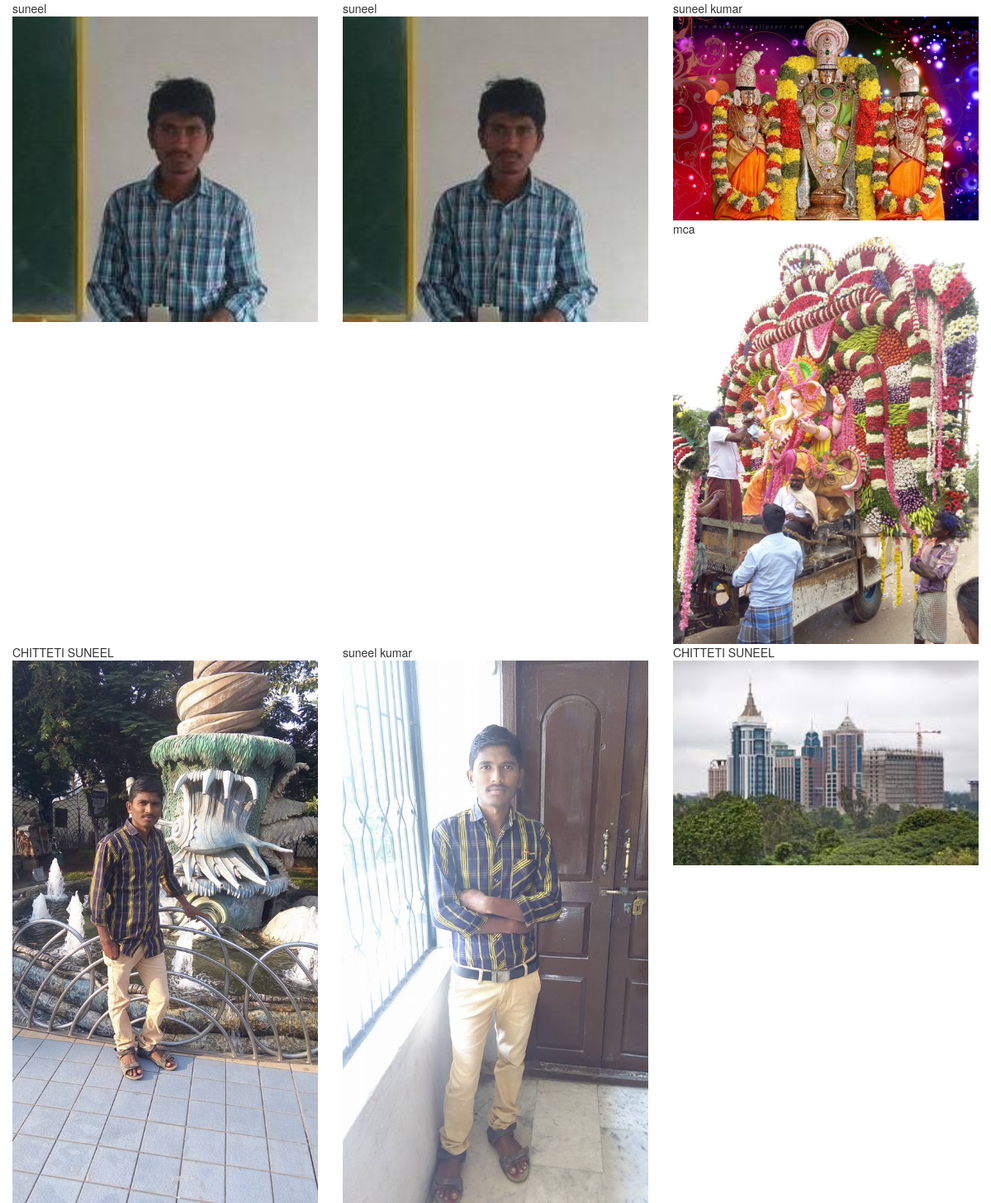
Page /imageapp/hotel_images on the committed database.
### imageapp/models.py (models this page shows)
class Hotel(models.Model):
    name = models.CharField(max_length=50)
    hotel_Main_Img = models.ImageField(upload_to='images/')

### imageapp/views.py (the view)
# urls.py: path('hotel_images', display_hotel_images, name = 'hotel_images'),
def display_hotel_images(request):
    if request.method == 'GET':
        Hotels = Hotel.objects.all()
        return render(request, 'display_hotel_images.html',
                       {'hotel_images': Hotels})

### templates/display_hotel_images.html (shortened to what this page needs)
<!DOCTYPE html>
<html lang="en">
<head>
      <link rel="stylesheet" href="https://maxcdn.bootstrapcdn.com/bootstrap/3.3.7/css/bootstrap.min.css">
</head>
<body>
    {% for hotel in hotel_images %}
            <div class="col-md-4">
                    {{ hotel.name }}
                     <img src="{{ hotel.hotel_Main_Img.url }}" class="img-responsive" style="width: 100%; float: left; margin-right: 10px;" />
            </div>
    {% endfor %}
</body>
</html>

### rows in the picture
Hotel: name "suneel", hotel_Main_Img (picture)
Hotel: name "suneel", hotel_Main_Img (picture)
Hotel: name "suneel kumar", hotel_Main_Img (picture)
Hotel: name "mca", hotel_Main_Img (picture)
Hotel: name "CHITTETI SUNEEL", hotel_Main_Img (picture)
Hotel: name "suneel kumar", hotel_Main_Img (picture)
Hotel: name "CHITTETI SUNEEL", hotel_Main_Img (picture)
